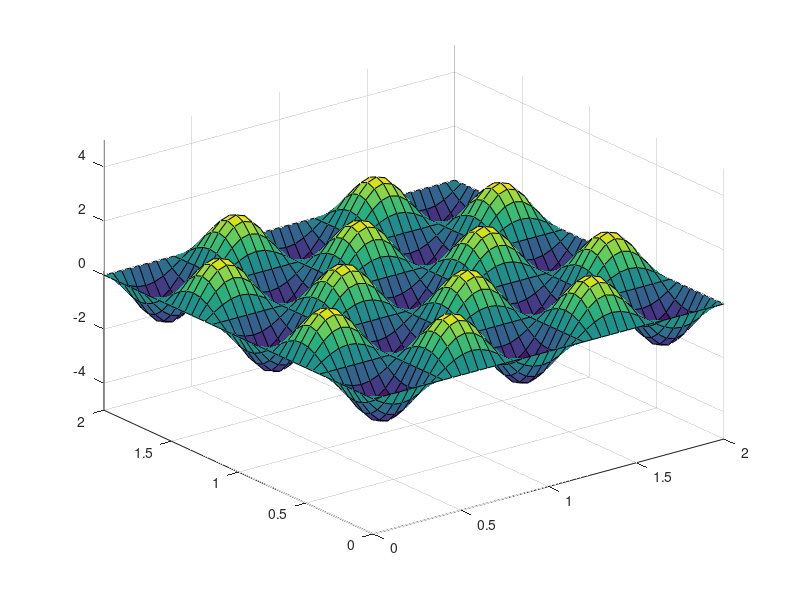

Reproduce this figure in MATLAB.
clc
clear all
[x,y] = meshgrid(0:0.05:2,0:.05:2);
m=input('m');
n=input('n')
for i=0:100
z= 3*(sin(m*pi*x/2)).*(sin(n*pi*y/2)).*sin(i/10);
surf(x,y,z);
zlim([-5 5])
pause(0.1)
end

0.100783347396329+6.176529942819232e-04+6.176529942819232e-04+0.100783347396329